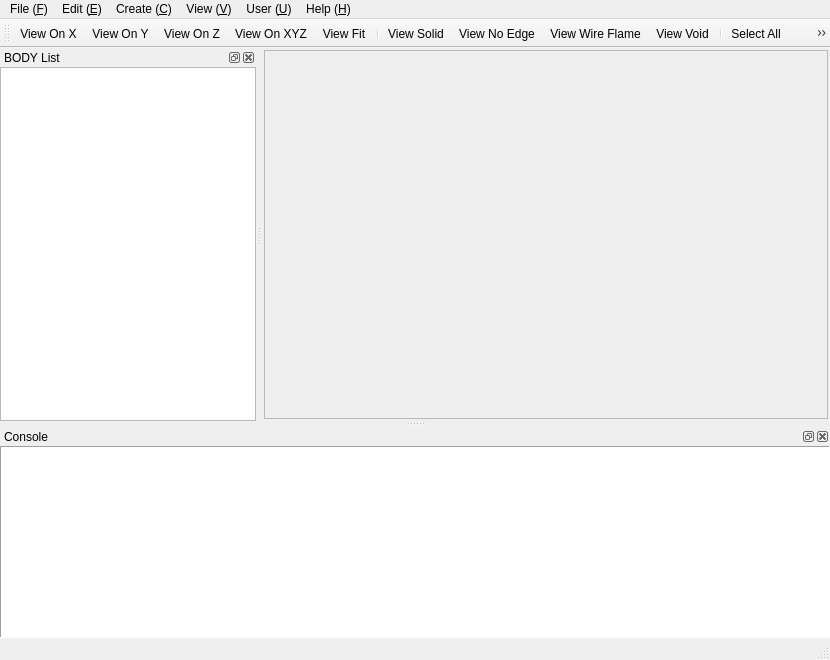
<?xml version="1.0" encoding="UTF-8"?>
<ui version="4.0">
 <class>QtMainWindow</class>
 <widget class="QMainWindow" name="QtMainWindow">
  <property name="windowModality">
   <enum>Qt::NonModal</enum>
  </property>
  <property name="geometry">
   <rect>
    <x>0</x>
    <y>0</y>
    <width>830</width>
    <height>660</height>
   </rect>
  </property>
  <property name="minimumSize">
   <size>
    <width>830</width>
    <height>660</height>
   </size>
  </property>
  <property name="contextMenuPolicy">
   <enum>Qt::DefaultContextMenu</enum>
  </property>
  <property name="windowTitle">
   <string>Kodatuno Qt</string>
  </property>
  <property name="windowIcon">
   <iconset resource="icons.qrc">
    <normaloff>:/new/prefix1/icons/main.ico</normaloff>:/new/prefix1/icons/main.ico</iconset>
  </property>
  <property name="toolButtonStyle">
   <enum>Qt::ToolButtonIconOnly</enum>
  </property>
  <property name="dockOptions">
   <set>QMainWindow::AllowTabbedDocks|QMainWindow::AnimatedDocks|QMainWindow::ForceTabbedDocks|QMainWindow::VerticalTabs</set>
  </property>
  <property name="unifiedTitleAndToolBarOnMac">
   <bool>false</bool>
  </property>
  <widget class="QWidget" name="centralWidget">
   <layout class="QGridLayout" name="gridLayout_3">
    <property name="leftMargin">
     <number>2</number>
    </property>
    <property name="topMargin">
     <number>2</number>
    </property>
    <property name="rightMargin">
     <number>2</number>
    </property>
    <property name="bottomMargin">
     <number>2</number>
    </property>
    <item row="0" column="0">
     <widget class="QFrame" name="frame">
      <property name="frameShape">
       <enum>QFrame::StyledPanel</enum>
      </property>
      <property name="frameShadow">
       <enum>QFrame::Sunken</enum>
      </property>
      <layout class="QGridLayout" name="gridLayout_4">
       <property name="leftMargin">
        <number>0</number>
       </property>
       <property name="topMargin">
        <number>0</number>
       </property>
       <property name="rightMargin">
        <number>0</number>
       </property>
       <property name="bottomMargin">
        <number>0</number>
       </property>
       <item row="0" column="0">
        <widget class="QtDescribeView" name="describeWidget" native="true"/>
       </item>
      </layout>
     </widget>
    </item>
   </layout>
  </widget>
  <widget class="QMenuBar" name="menuBar">
   <property name="geometry">
    <rect>
     <x>0</x>
     <y>0</y>
     <width>830</width>
     <height>24</height>
    </rect>
   </property>
   <property name="defaultUp">
    <bool>false</bool>
   </property>
   <property name="nativeMenuBar">
    <bool>true</bool>
   </property>
   <widget class="QMenu" name="menuFile_F">
    <property name="title">
     <string>File (&amp;F)</string>
    </property>
    <addaction name="actionOpenBody"/>
    <addaction name="actionQuit"/>
   </widget>
   <widget class="QMenu" name="menuUser_U">
    <property name="title">
     <string>User (&amp;U)</string>
    </property>
    <addaction name="actionUserStatus"/>
    <addaction name="separator"/>
    <addaction name="actionUserFunc1"/>
    <addaction name="actionUserFunc2"/>
    <addaction name="actionUserFunc3"/>
    <addaction name="actionUserFunc4"/>
    <addaction name="actionUserFunc5"/>
    <addaction name="actionUserFunc6"/>
    <addaction name="actionUserFunc7"/>
    <addaction name="actionUserFunc8"/>
   </widget>
   <widget class="QMenu" name="menuHelp_H">
    <property name="title">
     <string>Help (&amp;H)</string>
    </property>
    <addaction name="actionAboutKodatuno"/>
   </widget>
   <widget class="QMenu" name="menuView_V">
    <property name="title">
     <string>View (&amp;V)</string>
    </property>
    <addaction name="actionViewScale"/>
    <addaction name="actionTolerance"/>
    <addaction name="actionCPView"/>
    <addaction name="actionSurfaceInfo"/>
    <addaction name="separator"/>
    <addaction name="actionShowConsole"/>
    <addaction name="actionShowBodyList"/>
   </widget>
   <widget class="QMenu" name="menuEdit_E">
    <property name="title">
     <string>Edit (&amp;E)</string>
    </property>
    <addaction name="actionScalingBODY"/>
    <addaction name="actionTranslation"/>
    <addaction name="actionNURBSRank"/>
    <addaction name="actionDeleteBody"/>
   </widget>
   <widget class="QMenu" name="menuSurface">
    <property name="title">
     <string>Create (&amp;C)</string>
    </property>
    <addaction name="actionRotationSurface"/>
    <addaction name="actionSweepSurface"/>
    <addaction name="actionNURBSCurve"/>
    <addaction name="actionNURBSSarface"/>
   </widget>
   <addaction name="menuFile_F"/>
   <addaction name="menuEdit_E"/>
   <addaction name="menuSurface"/>
   <addaction name="menuView_V"/>
   <addaction name="menuUser_U"/>
   <addaction name="menuHelp_H"/>
  </widget>
  <widget class="QToolBar" name="mainToolBar">
   <attribute name="toolBarArea">
    <enum>TopToolBarArea</enum>
   </attribute>
   <attribute name="toolBarBreak">
    <bool>false</bool>
   </attribute>
   <addaction name="actionViewOnX"/>
   <addaction name="actionViewOnY"/>
   <addaction name="actionViewOnZ"/>
   <addaction name="actionViewOnXYZ"/>
   <addaction name="actionViewFit"/>
   <addaction name="separator"/>
   <addaction name="actionViewSolid"/>
   <addaction name="actionViewNoEdge"/>
   <addaction name="actionViewWireFlame"/>
   <addaction name="actionViewVoid"/>
   <addaction name="separator"/>
   <addaction name="actionSelectAll"/>
   <addaction name="actionSelect_Cancel"/>
   <addaction name="actionViewErase"/>
   <addaction name="separator"/>
   <addaction name="actionViewBlend"/>
  </widget>
  <widget class="QStatusBar" name="statusBar">
   <property name="enabled">
    <bool>true</bool>
   </property>
  </widget>
  <widget class="QDockWidget" name="bodyListDock">
   <property name="features">
    <set>QDockWidget::AllDockWidgetFeatures</set>
   </property>
   <property name="allowedAreas">
    <set>Qt::AllDockWidgetAreas</set>
   </property>
   <property name="windowTitle">
    <string>BODY List</string>
   </property>
   <attribute name="dockWidgetArea">
    <number>1</number>
   </attribute>
   <widget class="QWidget" name="dockWidgetContents">
    <layout class="QGridLayout" name="gridLayout">
     <property name="leftMargin">
      <number>0</number>
     </property>
     <property name="topMargin">
      <number>0</number>
     </property>
     <property name="rightMargin">
      <number>0</number>
     </property>
     <property name="bottomMargin">
      <number>0</number>
     </property>
     <item row="2" column="0">
      <widget class="QListWidget" name="bodyList">
       <property name="sizePolicy">
        <sizepolicy hsizetype="Expanding" vsizetype="Expanding">
         <horstretch>0</horstretch>
         <verstretch>0</verstretch>
        </sizepolicy>
       </property>
       <property name="minimumSize">
        <size>
         <width>0</width>
         <height>0</height>
        </size>
       </property>
       <property name="sizeIncrement">
        <size>
         <width>40</width>
         <height>0</height>
        </size>
       </property>
       <property name="baseSize">
        <size>
         <width>40</width>
         <height>0</height>
        </size>
       </property>
      </widget>
     </item>
    </layout>
   </widget>
  </widget>
  <widget class="QDockWidget" name="consoleDock">
   <property name="floating">
    <bool>false</bool>
   </property>
   <property name="features">
    <set>QDockWidget::AllDockWidgetFeatures</set>
   </property>
   <property name="windowTitle">
    <string>Console</string>
   </property>
   <attribute name="dockWidgetArea">
    <number>8</number>
   </attribute>
   <widget class="QWidget" name="dockWidgetContents_2">
    <layout class="QGridLayout" name="gridLayout_2">
     <property name="leftMargin">
      <number>0</number>
     </property>
     <property name="topMargin">
      <number>0</number>
     </property>
     <property name="rightMargin">
      <number>0</number>
     </property>
     <property name="bottomMargin">
      <number>0</number>
     </property>
     <property name="spacing">
      <number>6</number>
     </property>
     <item row="0" column="0">
      <widget class="QtConsole" name="consoleText">
       <property name="frameShape">
        <enum>QFrame::Panel</enum>
       </property>
       <property name="frameShadow">
        <enum>QFrame::Sunken</enum>
       </property>
      </widget>
     </item>
    </layout>
   </widget>
  </widget>
  <action name="actionViewOnX">
   <property name="icon">
    <iconset resource="icons.qrc">
     <normaloff>:/new/prefix1/icons/ViewOnX.png</normaloff>:/new/prefix1/icons/ViewOnX.png</iconset>
   </property>
   <property name="text">
    <string>View On X</string>
   </property>
  </action>
  <action name="actionViewOnY">
   <property name="icon">
    <iconset resource="icons.qrc">
     <normaloff>:/new/prefix1/icons/ViewOnY.png</normaloff>:/new/prefix1/icons/ViewOnY.png</iconset>
   </property>
   <property name="text">
    <string>View On Y</string>
   </property>
   <property name="toolTip">
    <string>View On Y</string>
   </property>
  </action>
  <action name="actionViewOnZ">
   <property name="icon">
    <iconset resource="icons.qrc">
     <normaloff>:/new/prefix1/icons/ViewOnZ.png</normaloff>:/new/prefix1/icons/ViewOnZ.png</iconset>
   </property>
   <property name="text">
    <string>View On Z</string>
   </property>
   <property name="toolTip">
    <string>View On Z</string>
   </property>
  </action>
  <action name="actionViewOnXYZ">
   <property name="icon">
    <iconset resource="icons.qrc">
     <normaloff>:/new/prefix1/icons/ViewOnXYZ.png</normaloff>:/new/prefix1/icons/ViewOnXYZ.png</iconset>
   </property>
   <property name="text">
    <string>View On XYZ</string>
   </property>
   <property name="toolTip">
    <string>View On XYZ</string>
   </property>
  </action>
  <action name="actionViewFit">
   <property name="icon">
    <iconset resource="icons.qrc">
     <normaloff>:/new/prefix1/icons/ViewFit.png</normaloff>:/new/prefix1/icons/ViewFit.png</iconset>
   </property>
   <property name="text">
    <string>View Fit</string>
   </property>
   <property name="toolTip">
    <string>View Fit</string>
   </property>
   <property name="shortcut">
    <string>Ctrl+F</string>
   </property>
  </action>
  <action name="actionViewSolid">
   <property name="icon">
    <iconset resource="icons.qrc">
     <normaloff>:/new/prefix1/icons/ViewSolid.png</normaloff>:/new/prefix1/icons/ViewSolid.png</iconset>
   </property>
   <property name="text">
    <string>View Solid</string>
   </property>
   <property name="toolTip">
    <string>View Solid</string>
   </property>
  </action>
  <action name="actionViewNoEdge">
   <property name="icon">
    <iconset resource="icons.qrc">
     <normaloff>:/new/prefix1/icons/ViewSolid_NoEdge.png</normaloff>:/new/prefix1/icons/ViewSolid_NoEdge.png</iconset>
   </property>
   <property name="text">
    <string>View No Edge</string>
   </property>
   <property name="toolTip">
    <string>View No Edge</string>
   </property>
  </action>
  <action name="actionViewWireFlame">
   <property name="icon">
    <iconset resource="icons.qrc">
     <normaloff>:/new/prefix1/icons/ViewWierFrame.png</normaloff>:/new/prefix1/icons/ViewWierFrame.png</iconset>
   </property>
   <property name="text">
    <string>View Wire Flame</string>
   </property>
   <property name="toolTip">
    <string>View Wire Flame</string>
   </property>
  </action>
  <action name="actionViewVoid">
   <property name="icon">
    <iconset resource="icons.qrc">
     <normaloff>:/new/prefix1/icons/ViewVoid.png</normaloff>:/new/prefix1/icons/ViewVoid.png</iconset>
   </property>
   <property name="text">
    <string>View Void</string>
   </property>
   <property name="toolTip">
    <string>View Void</string>
   </property>
  </action>
  <action name="actionSelectAll">
   <property name="icon">
    <iconset resource="icons.qrc">
     <normaloff>:/new/prefix1/icons/SelectAll.png</normaloff>:/new/prefix1/icons/SelectAll.png</iconset>
   </property>
   <property name="text">
    <string>Select All</string>
   </property>
   <property name="toolTip">
    <string>Select All</string>
   </property>
   <property name="shortcut">
    <string>Ctrl+A</string>
   </property>
  </action>
  <action name="actionSelect_Cancel">
   <property name="icon">
    <iconset resource="icons.qrc">
     <normaloff>:/new/prefix1/icons/SelectCancel.png</normaloff>:/new/prefix1/icons/SelectCancel.png</iconset>
   </property>
   <property name="text">
    <string>Select Cancel</string>
   </property>
   <property name="toolTip">
    <string>Select Cancel</string>
   </property>
  </action>
  <action name="actionViewErase">
   <property name="icon">
    <iconset resource="icons.qrc">
     <normaloff>:/new/prefix1/icons/ViewErase.png</normaloff>:/new/prefix1/icons/ViewErase.png</iconset>
   </property>
   <property name="text">
    <string>View Erase</string>
   </property>
   <property name="toolTip">
    <string>View Erase</string>
   </property>
  </action>
  <action name="actionViewBlend">
   <property name="icon">
    <iconset resource="icons.qrc">
     <normaloff>:/new/prefix1/icons/ViewBlend.png</normaloff>:/new/prefix1/icons/ViewBlend.png</iconset>
   </property>
   <property name="text">
    <string>View Blend</string>
   </property>
  </action>
  <action name="actionOpenBody">
   <property name="icon">
    <iconset resource="icons.qrc">
     <normaloff>:/new/prefix1/icons/pload.ico</normaloff>:/new/prefix1/icons/pload.ico</iconset>
   </property>
   <property name="text">
    <string>Open File (&amp;O)</string>
   </property>
  </action>
  <action name="actionUserFunc1">
   <property name="text">
    <string>User Func 1</string>
   </property>
  </action>
  <action name="actionUserFunc2">
   <property name="text">
    <string>User Func 2</string>
   </property>
  </action>
  <action name="actionUserFunc3">
   <property name="text">
    <string>User Func 3</string>
   </property>
  </action>
  <action name="actionUserFunc4">
   <property name="text">
    <string>User Func 4</string>
   </property>
  </action>
  <action name="actionUserFunc5">
   <property name="text">
    <string>User Func 5</string>
   </property>
  </action>
  <action name="actionAboutKodatuno">
   <property name="icon">
    <iconset resource="icons.qrc">
     <normaloff>:/new/prefix1/icons/help.ico</normaloff>:/new/prefix1/icons/help.ico</iconset>
   </property>
   <property name="text">
    <string>About Kodatuno(&amp;K)</string>
   </property>
  </action>
  <action name="actionViewScale">
   <property name="text">
    <string>View Scale (&amp;S)</string>
   </property>
  </action>
  <action name="actionTolerance">
   <property name="text">
    <string>Tolerance (&amp;T)</string>
   </property>
  </action>
  <action name="actionCPView">
   <property name="text">
    <string>Control Point View (&amp;C)</string>
   </property>
  </action>
  <action name="actionSurfaceInfo">
   <property name="text">
    <string>Surface Info (&amp;S)</string>
   </property>
  </action>
  <action name="actionScalingBODY">
   <property name="text">
    <string>Scaling (&amp;S)</string>
   </property>
  </action>
  <action name="actionTranslation">
   <property name="text">
    <string>Translation (&amp;T)</string>
   </property>
  </action>
  <action name="actionRotationSurface">
   <property name="text">
    <string>Rotation (&amp;R)</string>
   </property>
  </action>
  <action name="actionSweepSurface">
   <property name="text">
    <string>Sweep (&amp;S)</string>
   </property>
  </action>
  <action name="actionNURBSCurve">
   <property name="text">
    <string>NURBS Curve</string>
   </property>
  </action>
  <action name="actionNURBSSarface">
   <property name="text">
    <string>NURBS Sarface</string>
   </property>
  </action>
  <action name="actionNURBSRank">
   <property name="text">
    <string>NURBS Rank(&amp;R)</string>
   </property>
  </action>
  <action name="actionQuit">
   <property name="text">
    <string>Quit (&amp;Q)</string>
   </property>
  </action>
  <action name="actionShowConsole">
   <property name="text">
    <string>Show Console</string>
   </property>
  </action>
  <action name="actionDeleteBody">
   <property name="text">
    <string>Delete Body (&amp;D)</string>
   </property>
  </action>
  <action name="actionShowBodyList">
   <property name="text">
    <string>Show BODY List</string>
   </property>
   <property name="toolTip">
    <string>Show BODY List</string>
   </property>
  </action>
  <action name="actionUserStatus">
   <property name="text">
    <string>User Status</string>
   </property>
   <property name="toolTip">
    <string>User Status</string>
   </property>
  </action>
  <action name="actionUserFunc6">
   <property name="text">
    <string>User Func 6</string>
   </property>
  </action>
  <action name="actionUserFunc7">
   <property name="enabled">
    <bool>true</bool>
   </property>
   <property name="text">
    <string>User Func 7</string>
   </property>
   <property name="visible">
    <bool>true</bool>
   </property>
  </action>
  <action name="actionUserFunc8">
   <property name="text">
    <string>User Func 8</string>
   </property>
  </action>
 </widget>
 <layoutdefault spacing="6" margin="11"/>
 <customwidgets>
  <customwidget>
   <class>QtConsole</class>
   <extends>QTextEdit</extends>
   <header>QtConsole.h</header>
  </customwidget>
  <customwidget>
   <class>QtDescribeView</class>
   <extends>QWidget</extends>
   <header>QtDescribeView.h</header>
   <container>1</container>
  </customwidget>
 </customwidgets>
 <resources>
  <include location="icons.qrc"/>
 </resources>
 <connections/>
</ui>
